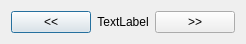
<?xml version="1.0" encoding="UTF-8"?>
<ui version="4.0">
 <class>GraphicalOutputDialog</class>
 <widget class="QDialog" name="GraphicalOutputDialog">
  <property name="geometry">
   <rect>
    <x>0</x>
    <y>0</y>
    <width>400</width>
    <height>300</height>
   </rect>
  </property>
  <property name="windowTitle">
   <string>Plot Display</string>
  </property>
  <layout class="QVBoxLayout" name="verticalLayout_2">
   <property name="sizeConstraint">
    <enum>QLayout::SetFixedSize</enum>
   </property>
   <item>
    <layout class="QVBoxLayout" name="verticalLayout">
     <property name="sizeConstraint">
      <enum>QLayout::SetMinAndMaxSize</enum>
     </property>
    </layout>
   </item>
   <item>
    <layout class="QHBoxLayout" name="horizontalLayout">
     <property name="sizeConstraint">
      <enum>QLayout::SetDefaultConstraint</enum>
     </property>
     <item>
      <widget class="QPushButton" name="PreviousButton">
       <property name="sizePolicy">
        <sizepolicy hsizetype="Maximum" vsizetype="Fixed">
         <horstretch>0</horstretch>
         <verstretch>0</verstretch>
        </sizepolicy>
       </property>
       <property name="focusPolicy">
        <enum>Qt::ClickFocus</enum>
       </property>
       <property name="text">
        <string>&lt;&lt;</string>
       </property>
      </widget>
     </item>
     <item>
      <widget class="QLabel" name="currentItem">
       <property name="cursor">
        <cursorShape>ArrowCursor</cursorShape>
       </property>
       <property name="text">
        <string>TextLabel</string>
       </property>
       <property name="alignment">
        <set>Qt::AlignCenter</set>
       </property>
      </widget>
     </item>
     <item>
      <widget class="QPushButton" name="NextButton">
       <property name="sizePolicy">
        <sizepolicy hsizetype="Maximum" vsizetype="Fixed">
         <horstretch>0</horstretch>
         <verstretch>0</verstretch>
        </sizepolicy>
       </property>
       <property name="focusPolicy">
        <enum>Qt::ClickFocus</enum>
       </property>
       <property name="text">
        <string>&gt;&gt;</string>
       </property>
      </widget>
     </item>
    </layout>
   </item>
  </layout>
 </widget>
 <resources/>
 <connections/>
</ui>
